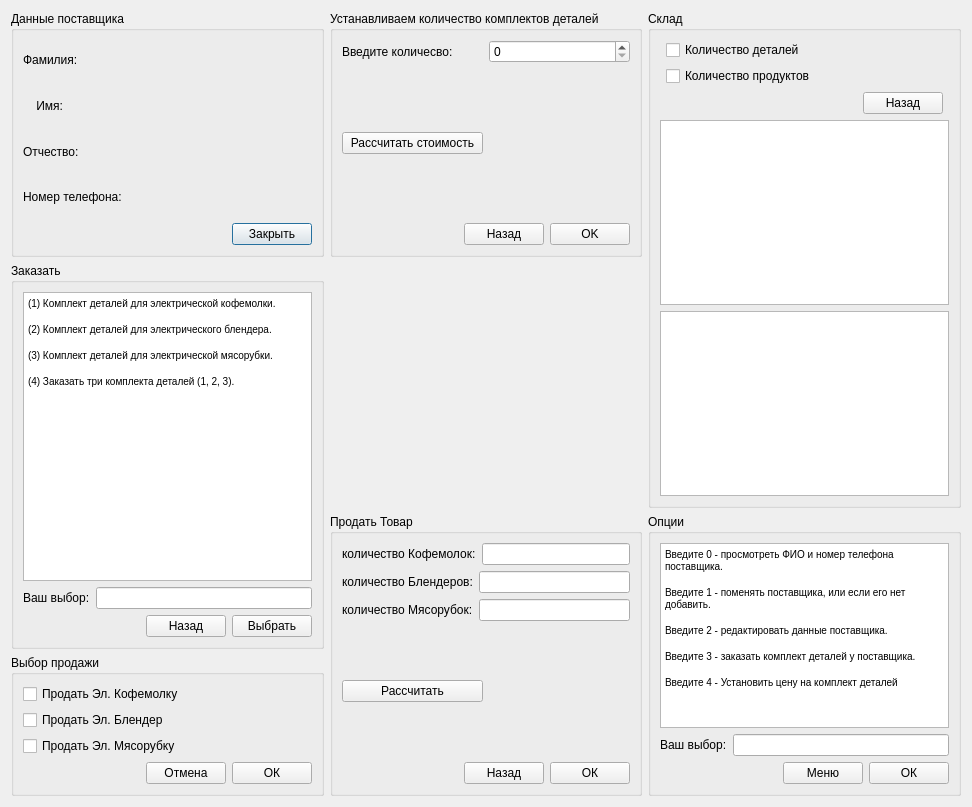
<?xml version="1.0" encoding="UTF-8"?>
<ui version="4.0">
 <class>Storage</class>
 <widget class="QDialog" name="Storage">
  <property name="geometry">
   <rect>
    <x>0</x>
    <y>0</y>
    <width>972</width>
    <height>807</height>
   </rect>
  </property>
  <property name="windowTitle">
   <string>Dialog</string>
  </property>
  <layout class="QGridLayout" name="gridLayout_8">
   <item row="0" column="0">
    <widget class="QGroupBox" name="infoSupp">
     <property name="title">
      <string>Данные поставщика</string>
     </property>
     <layout class="QGridLayout" name="gridLayout">
      <item row="0" column="0">
       <layout class="QVBoxLayout" name="verticalLayout_4">
        <item>
         <layout class="QHBoxLayout" name="horizontalLayout_7">
          <item>
           <widget class="QLabel" name="label_5">
            <property name="text">
             <string>Фамилия:</string>
            </property>
           </widget>
          </item>
          <item>
           <widget class="QLabel" name="lastname">
            <property name="text">
             <string/>
            </property>
           </widget>
          </item>
         </layout>
        </item>
        <item>
         <layout class="QHBoxLayout" name="horizontalLayout_8">
          <item>
           <widget class="QLabel" name="label_6">
            <property name="text">
             <string>    Имя:     </string>
            </property>
           </widget>
          </item>
          <item>
           <widget class="QLabel" name="name">
            <property name="text">
             <string/>
            </property>
           </widget>
          </item>
         </layout>
        </item>
        <item>
         <layout class="QHBoxLayout" name="horizontalLayout_9">
          <item>
           <widget class="QLabel" name="label_7">
            <property name="text">
             <string>Отчество:</string>
            </property>
           </widget>
          </item>
          <item>
           <widget class="QLabel" name="patronymic">
            <property name="text">
             <string/>
            </property>
           </widget>
          </item>
         </layout>
        </item>
        <item>
         <layout class="QHBoxLayout" name="horizontalLayout_10">
          <item>
           <widget class="QLabel" name="label_8">
            <property name="text">
             <string>Номер телефона:</string>
            </property>
           </widget>
          </item>
          <item>
           <widget class="QLabel" name="phone">
            <property name="text">
             <string/>
            </property>
           </widget>
          </item>
         </layout>
        </item>
        <item>
         <layout class="QHBoxLayout" name="horizontalLayout_11">
          <item>
           <spacer name="horizontalSpacer_4">
            <property name="orientation">
             <enum>Qt::Horizontal</enum>
            </property>
            <property name="sizeHint" stdset="0">
             <size>
              <width>40</width>
              <height>20</height>
             </size>
            </property>
           </spacer>
          </item>
          <item>
           <widget class="QPushButton" name="pushButton">
            <property name="text">
             <string>Закрыть</string>
            </property>
           </widget>
          </item>
         </layout>
        </item>
       </layout>
      </item>
     </layout>
    </widget>
   </item>
   <item row="0" column="1">
    <widget class="QGroupBox" name="CountKitSup">
     <property name="title">
      <string>Устанавливаем количество комплектов деталей</string>
     </property>
     <layout class="QGridLayout" name="gridLayout_4">
      <item row="0" column="0">
       <layout class="QVBoxLayout" name="verticalLayout_2">
        <item>
         <layout class="QHBoxLayout" name="horizontalLayout_3">
          <item>
           <widget class="QLabel" name="Spin_label">
            <property name="text">
             <string>Введите количесво:</string>
            </property>
           </widget>
          </item>
          <item>
           <widget class="QSpinBox" name="countKit_Spin">
            <property name="maximum">
             <number>999999999</number>
            </property>
           </widget>
          </item>
         </layout>
        </item>
        <item>
         <layout class="QHBoxLayout" name="horizontalLayout_18">
          <item>
           <widget class="QPushButton" name="total_cost_ordered_kits">
            <property name="text">
             <string>Рассчитать стоимость</string>
            </property>
           </widget>
          </item>
          <item>
           <widget class="QLabel" name="total_cost_ordered_kits_label">
            <property name="text">
             <string/>
            </property>
           </widget>
          </item>
         </layout>
        </item>
        <item>
         <layout class="QHBoxLayout" name="horizontalLayout_5">
          <item>
           <spacer name="horizontalSpacer_2">
            <property name="orientation">
             <enum>Qt::Horizontal</enum>
            </property>
            <property name="sizeHint" stdset="0">
             <size>
              <width>40</width>
              <height>20</height>
             </size>
            </property>
           </spacer>
          </item>
          <item>
           <widget class="QPushButton" name="pushButton_2">
            <property name="text">
             <string>Назад</string>
            </property>
           </widget>
          </item>
          <item>
           <widget class="QPushButton" name="countKit_Btn">
            <property name="text">
             <string>OK</string>
            </property>
           </widget>
          </item>
         </layout>
        </item>
       </layout>
      </item>
     </layout>
    </widget>
   </item>
   <item row="0" column="2" rowspan="2">
    <widget class="QGroupBox" name="condition_sklad">
     <property name="title">
      <string>Склад</string>
     </property>
     <layout class="QGridLayout" name="gridLayout_5">
      <item row="0" column="1">
       <layout class="QVBoxLayout" name="verticalLayout_6">
        <item>
         <layout class="QVBoxLayout" name="verticalLayout_5">
          <item>
           <widget class="QCheckBox" name="kit_detail">
            <property name="text">
             <string>Количество деталей</string>
            </property>
           </widget>
          </item>
          <item>
           <widget class="QCheckBox" name="kit_product">
            <property name="text">
             <string>Количество продуктов</string>
            </property>
           </widget>
          </item>
         </layout>
        </item>
        <item>
         <layout class="QHBoxLayout" name="horizontalLayout_12">
          <item>
           <spacer name="horizontalSpacer_5">
            <property name="orientation">
             <enum>Qt::Horizontal</enum>
            </property>
            <property name="sizeHint" stdset="0">
             <size>
              <width>40</width>
              <height>17</height>
             </size>
            </property>
           </spacer>
          </item>
          <item>
           <widget class="QPushButton" name="back_Btn">
            <property name="text">
             <string>Назад</string>
            </property>
           </widget>
          </item>
         </layout>
        </item>
       </layout>
      </item>
      <item row="1" column="0" colspan="3">
       <widget class="QTextBrowser" name="quantity_Kit_Product"/>
      </item>
      <item row="2" column="0" colspan="3">
       <widget class="QTextBrowser" name="quantity_Kit_Detail"/>
      </item>
     </layout>
    </widget>
   </item>
   <item row="1" column="0" rowspan="2">
    <widget class="QGroupBox" name="kitDetail">
     <property name="title">
      <string>Заказать</string>
     </property>
     <layout class="QGridLayout" name="gridLayout_3">
      <item row="0" column="0">
       <layout class="QVBoxLayout" name="verticalLayout_3">
        <item>
         <widget class="QTextBrowser" name="textBrowser_3">
          <property name="html">
           <string>&lt;!DOCTYPE HTML PUBLIC &quot;-//W3C//DTD HTML 4.0//EN&quot; &quot;http://www.w3.org/TR/REC-html40/strict.dtd&quot;&gt;
&lt;html&gt;&lt;head&gt;&lt;meta name=&quot;qrichtext&quot; content=&quot;1&quot; /&gt;&lt;style type=&quot;text/css&quot;&gt;
p, li { white-space: pre-wrap; }
&lt;/style&gt;&lt;/head&gt;&lt;body style=&quot; font-family:'MS Shell Dlg 2'; font-size:7.8pt; font-weight:400; font-style:normal;&quot;&gt;
&lt;p style=&quot; margin-top:0px; margin-bottom:0px; margin-left:0px; margin-right:0px; -qt-block-indent:0; text-indent:0px;&quot;&gt;&lt;span style=&quot; font-family:'MS Shell Dlg 2';&quot;&gt;(1) Комплект деталей для электрической кофемолки.&lt;/span&gt;&lt;/p&gt;
&lt;p style=&quot;-qt-paragraph-type:empty; margin-top:0px; margin-bottom:0px; margin-left:0px; margin-right:0px; -qt-block-indent:0; text-indent:0px; font-family:'MS Shell Dlg 2';&quot;&gt;&lt;br /&gt;&lt;/p&gt;
&lt;p style=&quot; margin-top:0px; margin-bottom:0px; margin-left:0px; margin-right:0px; -qt-block-indent:0; text-indent:0px;&quot;&gt;&lt;span style=&quot; font-family:'MS Shell Dlg 2';&quot;&gt;(2) Комплект деталей для электрического блендера.&lt;/span&gt;&lt;/p&gt;
&lt;p style=&quot;-qt-paragraph-type:empty; margin-top:0px; margin-bottom:0px; margin-left:0px; margin-right:0px; -qt-block-indent:0; text-indent:0px; font-family:'MS Shell Dlg 2';&quot;&gt;&lt;br /&gt;&lt;/p&gt;
&lt;p style=&quot; margin-top:0px; margin-bottom:0px; margin-left:0px; margin-right:0px; -qt-block-indent:0; text-indent:0px;&quot;&gt;&lt;span style=&quot; font-family:'MS Shell Dlg 2';&quot;&gt;(3) Комплект деталей для электрической мясорубки.&lt;/span&gt;&lt;/p&gt;
&lt;p style=&quot;-qt-paragraph-type:empty; margin-top:0px; margin-bottom:0px; margin-left:0px; margin-right:0px; -qt-block-indent:0; text-indent:0px; font-family:'MS Shell Dlg 2';&quot;&gt;&lt;br /&gt;&lt;/p&gt;
&lt;p style=&quot; margin-top:0px; margin-bottom:0px; margin-left:0px; margin-right:0px; -qt-block-indent:0; text-indent:0px;&quot;&gt;&lt;span style=&quot; font-family:'MS Shell Dlg 2';&quot;&gt;(4) Заказать три комплекта деталей (1, 2, 3).&lt;/span&gt;&lt;/p&gt;&lt;/body&gt;&lt;/html&gt;</string>
          </property>
         </widget>
        </item>
        <item>
         <layout class="QHBoxLayout" name="horizontalLayout_4">
          <item>
           <widget class="QLabel" name="kit_label">
            <property name="text">
             <string>Ваш выбор:</string>
            </property>
           </widget>
          </item>
          <item>
           <widget class="QLineEdit" name="kit_line"/>
          </item>
         </layout>
        </item>
        <item>
         <layout class="QHBoxLayout" name="horizontalLayout_6">
          <item>
           <spacer name="horizontalSpacer_3">
            <property name="orientation">
             <enum>Qt::Horizontal</enum>
            </property>
            <property name="sizeHint" stdset="0">
             <size>
              <width>40</width>
              <height>20</height>
             </size>
            </property>
           </spacer>
          </item>
          <item>
           <widget class="QPushButton" name="close_2">
            <property name="text">
             <string>Назад</string>
            </property>
           </widget>
          </item>
          <item>
           <widget class="QPushButton" name="kit_btn">
            <property name="text">
             <string>Выбрать</string>
            </property>
           </widget>
          </item>
         </layout>
        </item>
       </layout>
      </item>
     </layout>
    </widget>
   </item>
   <item row="2" column="1" rowspan="2">
    <widget class="QGroupBox" name="sellProduct_Box">
     <property name="title">
      <string>Продать Товар</string>
     </property>
     <layout class="QGridLayout" name="gridLayout_7">
      <item row="0" column="0">
       <layout class="QHBoxLayout" name="horizontalLayout_14">
        <item>
         <widget class="QLabel" name="Cof_label">
          <property name="text">
           <string>количество Кофемолок:</string>
          </property>
         </widget>
        </item>
        <item>
         <widget class="QLineEdit" name="countSell_cof_line"/>
        </item>
       </layout>
      </item>
      <item row="2" column="0">
       <layout class="QHBoxLayout" name="horizontalLayout_17">
        <item>
         <widget class="QLabel" name="MyasoR_label">
          <property name="text">
           <string>количество Мясорубок:</string>
          </property>
         </widget>
        </item>
        <item>
         <widget class="QLineEdit" name="countSell_MyasoR_line"/>
        </item>
       </layout>
      </item>
      <item row="4" column="0">
       <layout class="QHBoxLayout" name="horizontalLayout_15">
        <item>
         <spacer name="horizontalSpacer_7">
          <property name="orientation">
           <enum>Qt::Horizontal</enum>
          </property>
          <property name="sizeHint" stdset="0">
           <size>
            <width>112</width>
            <height>20</height>
           </size>
          </property>
         </spacer>
        </item>
        <item>
         <widget class="QPushButton" name="back_btn">
          <property name="text">
           <string>Назад</string>
          </property>
         </widget>
        </item>
        <item>
         <widget class="QPushButton" name="sell_product_btn">
          <property name="text">
           <string>ОК</string>
          </property>
         </widget>
        </item>
       </layout>
      </item>
      <item row="1" column="0">
       <layout class="QHBoxLayout" name="horizontalLayout_16">
        <item>
         <widget class="QLabel" name="Bl_label">
          <property name="text">
           <string>количество Блендеров:</string>
          </property>
         </widget>
        </item>
        <item>
         <widget class="QLineEdit" name="countSell_Bl_line"/>
        </item>
       </layout>
      </item>
      <item row="3" column="0">
       <layout class="QHBoxLayout" name="horizontalLayout_19">
        <item>
         <widget class="QPushButton" name="total_cost_sell_product">
          <property name="text">
           <string>Рассчитать</string>
          </property>
         </widget>
        </item>
        <item>
         <widget class="QLabel" name="total_cost_sell_product_label">
          <property name="text">
           <string/>
          </property>
         </widget>
        </item>
       </layout>
      </item>
     </layout>
    </widget>
   </item>
   <item row="2" column="2" rowspan="2">
    <widget class="QGroupBox" name="Option">
     <property name="title">
      <string>Опции</string>
     </property>
     <layout class="QGridLayout" name="gridLayout_2">
      <item row="0" column="0">
       <layout class="QVBoxLayout" name="verticalLayout">
        <item>
         <widget class="QTextBrowser" name="textBrowser_2">
          <property name="html">
           <string>&lt;!DOCTYPE HTML PUBLIC &quot;-//W3C//DTD HTML 4.0//EN&quot; &quot;http://www.w3.org/TR/REC-html40/strict.dtd&quot;&gt;
&lt;html&gt;&lt;head&gt;&lt;meta name=&quot;qrichtext&quot; content=&quot;1&quot; /&gt;&lt;style type=&quot;text/css&quot;&gt;
p, li { white-space: pre-wrap; }
&lt;/style&gt;&lt;/head&gt;&lt;body style=&quot; font-family:'MS Shell Dlg 2'; font-size:7.8pt; font-weight:400; font-style:normal;&quot;&gt;
&lt;p style=&quot; margin-top:0px; margin-bottom:0px; margin-left:0px; margin-right:0px; -qt-block-indent:0; text-indent:0px;&quot;&gt;&lt;span style=&quot; font-family:'MS Shell Dlg 2';&quot;&gt;Введите 0 - просмотреть ФИО и номер телефона поставщика.&lt;/span&gt;&lt;/p&gt;
&lt;p style=&quot;-qt-paragraph-type:empty; margin-top:0px; margin-bottom:0px; margin-left:0px; margin-right:0px; -qt-block-indent:0; text-indent:0px; font-family:'MS Shell Dlg 2';&quot;&gt;&lt;br /&gt;&lt;/p&gt;
&lt;p style=&quot; margin-top:0px; margin-bottom:0px; margin-left:0px; margin-right:0px; -qt-block-indent:0; text-indent:0px;&quot;&gt;&lt;span style=&quot; font-family:'MS Shell Dlg 2';&quot;&gt;Введите 1 - поменять поставщика, или если его нет добавить.&lt;/span&gt;&lt;/p&gt;
&lt;p style=&quot;-qt-paragraph-type:empty; margin-top:0px; margin-bottom:0px; margin-left:0px; margin-right:0px; -qt-block-indent:0; text-indent:0px; font-family:'MS Shell Dlg 2';&quot;&gt;&lt;br /&gt;&lt;/p&gt;
&lt;p style=&quot; margin-top:0px; margin-bottom:0px; margin-left:0px; margin-right:0px; -qt-block-indent:0; text-indent:0px;&quot;&gt;&lt;span style=&quot; font-family:'MS Shell Dlg 2';&quot;&gt;Введите 2 - редактировать данные поставщика.&lt;/span&gt;&lt;/p&gt;
&lt;p style=&quot;-qt-paragraph-type:empty; margin-top:0px; margin-bottom:0px; margin-left:0px; margin-right:0px; -qt-block-indent:0; text-indent:0px; font-family:'MS Shell Dlg 2';&quot;&gt;&lt;br /&gt;&lt;/p&gt;
&lt;p style=&quot; margin-top:0px; margin-bottom:0px; margin-left:0px; margin-right:0px; -qt-block-indent:0; text-indent:0px;&quot;&gt;&lt;span style=&quot; font-family:'MS Shell Dlg 2';&quot;&gt;Введите 3 - заказать комплект деталей у поставщика.&lt;/span&gt;&lt;/p&gt;
&lt;p style=&quot;-qt-paragraph-type:empty; margin-top:0px; margin-bottom:0px; margin-left:0px; margin-right:0px; -qt-block-indent:0; text-indent:0px; font-family:'MS Shell Dlg 2';&quot;&gt;&lt;br /&gt;&lt;/p&gt;
&lt;p style=&quot; margin-top:0px; margin-bottom:0px; margin-left:0px; margin-right:0px; -qt-block-indent:0; text-indent:0px;&quot;&gt;&lt;span style=&quot; font-family:'MS Shell Dlg 2';&quot;&gt;Введите 4 - Установить цену на комплект деталей&lt;/span&gt;&lt;/p&gt;&lt;/body&gt;&lt;/html&gt;</string>
          </property>
         </widget>
        </item>
        <item>
         <layout class="QHBoxLayout" name="horizontalLayout">
          <item>
           <widget class="QLabel" name="supplierOrKit_label">
            <property name="text">
             <string>Ваш выбор:</string>
            </property>
           </widget>
          </item>
          <item>
           <widget class="QLineEdit" name="supplierOrKit"/>
          </item>
         </layout>
        </item>
        <item>
         <layout class="QHBoxLayout" name="horizontalLayout_2">
          <item>
           <spacer name="horizontalSpacer">
            <property name="orientation">
             <enum>Qt::Horizontal</enum>
            </property>
            <property name="sizeHint" stdset="0">
             <size>
              <width>40</width>
              <height>20</height>
             </size>
            </property>
           </spacer>
          </item>
          <item>
           <widget class="QPushButton" name="close">
            <property name="text">
             <string>Меню</string>
            </property>
           </widget>
          </item>
          <item>
           <widget class="QPushButton" name="changeS_btn">
            <property name="text">
             <string>ОК</string>
            </property>
           </widget>
          </item>
         </layout>
        </item>
       </layout>
      </item>
     </layout>
    </widget>
   </item>
   <item row="3" column="0">
    <widget class="QGroupBox" name="sell_Box">
     <property name="title">
      <string>Выбор продажи</string>
     </property>
     <layout class="QGridLayout" name="gridLayout_6">
      <item row="0" column="0">
       <layout class="QVBoxLayout" name="verticalLayout_8">
        <item>
         <layout class="QVBoxLayout" name="verticalLayout_7">
          <item>
           <widget class="QCheckBox" name="sell_elCof_check">
            <property name="text">
             <string>Продать Эл. Кофемолку</string>
            </property>
           </widget>
          </item>
          <item>
           <widget class="QCheckBox" name="sell_elBl_check">
            <property name="text">
             <string>Продать Эл. Блендер</string>
            </property>
           </widget>
          </item>
          <item>
           <widget class="QCheckBox" name="sell_elMyasoR_check">
            <property name="text">
             <string>Продать Эл. Мясорубку</string>
            </property>
           </widget>
          </item>
         </layout>
        </item>
        <item>
         <layout class="QHBoxLayout" name="horizontalLayout_13">
          <item>
           <spacer name="horizontalSpacer_6">
            <property name="orientation">
             <enum>Qt::Horizontal</enum>
            </property>
            <property name="sizeHint" stdset="0">
             <size>
              <width>40</width>
              <height>20</height>
             </size>
            </property>
           </spacer>
          </item>
          <item>
           <widget class="QPushButton" name="menu_btn">
            <property name="text">
             <string>Отмена</string>
            </property>
           </widget>
          </item>
          <item>
           <widget class="QPushButton" name="sell_Btn">
            <property name="text">
             <string>ОК</string>
            </property>
           </widget>
          </item>
         </layout>
        </item>
       </layout>
      </item>
     </layout>
    </widget>
   </item>
  </layout>
 </widget>
 <resources/>
 <connections/>
</ui>
